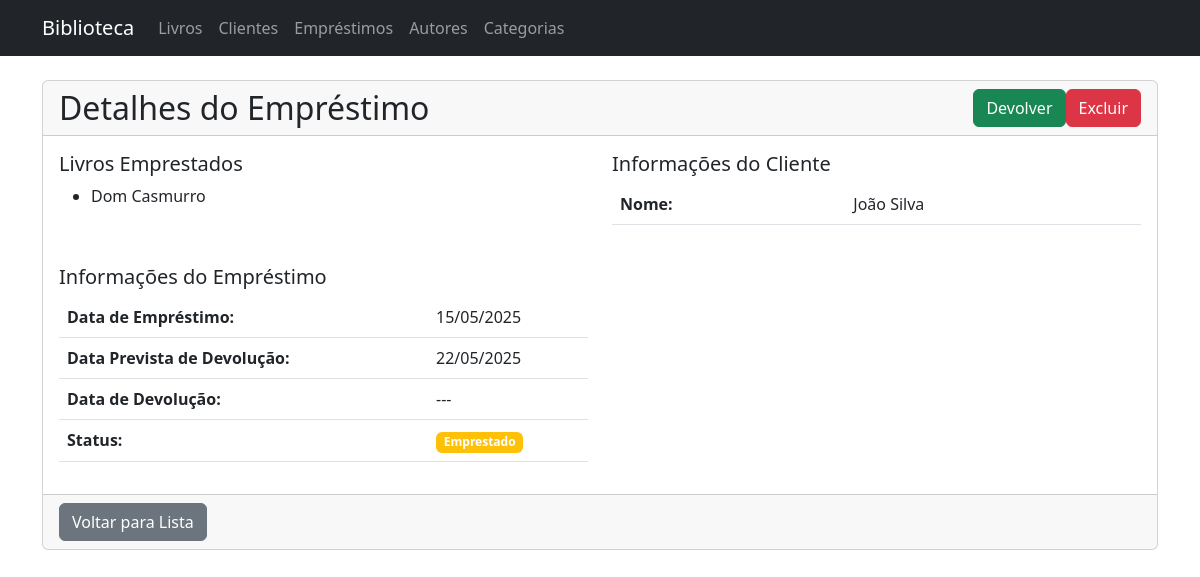
Page /loans/1 on the earlier database version.
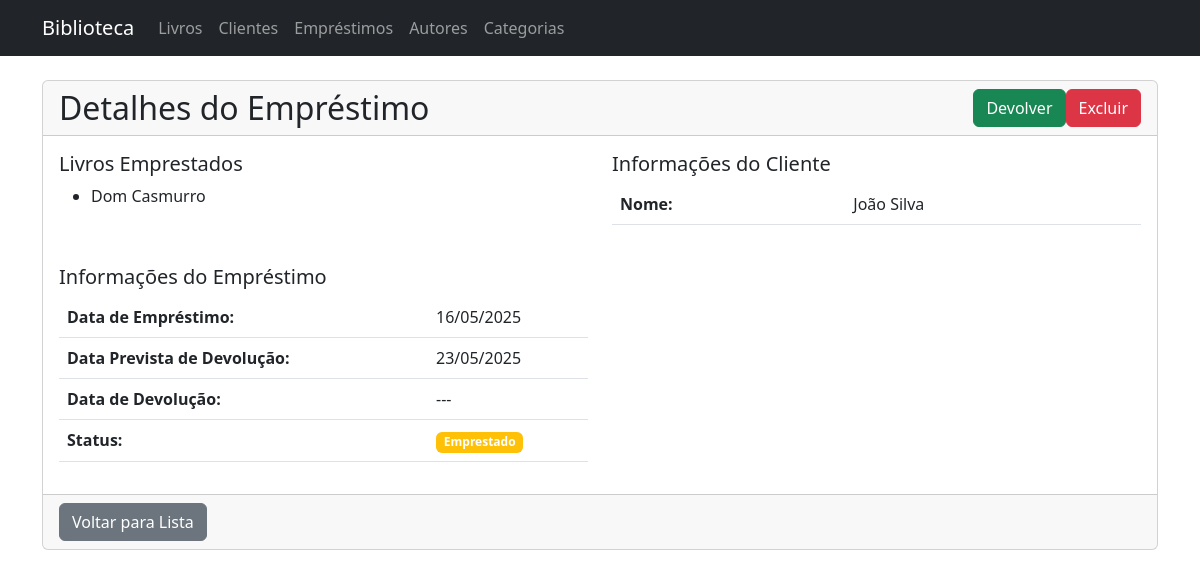
Same page on the later database version.
### app/models/entities/loan.py (models this page shows, shortened)
class Loan(db.Model):
    __tablename__ = 'loans'
    id = db.Column(db.Integer, primary_key=True)
    id_client = db.Column(db.Integer, db.ForeignKey('clients.id'), nullable=False)
    start = db.Column(db.DateTime, default=datetime.utcnow)
    end = db.Column(db.DateTime)
    expected_end = db.Column(db.DateTime)
    books = db.relationship('BookLoan', backref='loan', lazy=True, cascade="all, delete-orphan")

### app/controllers/loan_controller.py (the view)
@loan_bp.route('/<int:id>')
def show(id):
    try:
        loan = LoanService.get_loan_by_id(id)
        is_late = loan.expected_end and loan.expected_end.date() < datetime.utcnow().date()
        return render_template('loans/show.html', loan=loan, is_late=is_late, now=datetime.utcnow())
    except NotFoundError as e:
        flash(str(e), 'danger')
        return redirect(url_for('loan_controller.index'))

### app/repositories/loan_repository.py (called while the page is built)
    @staticmethod
    def get_by_id(loan_id):
        return Loan.query.get(loan_id)

### app/services/loan_service.py (called while the page is built)
    @staticmethod
    def get_loan_by_id(loan_id):
        loan = LoanRepository.get_by_id(loan_id)
        if loan:
            return loan
        raise NotFoundError("Empréstimo não encontrado")

### app/templates/loans/show.html (shortened to what this page needs)
{% extends "base.html" %}
{% block content %}
<div class="card">
    <div class="card-header d-flex justify-content-between align-items-center">
        <h2 class="mb-0">Detalhes do Empréstimo</h2>
        <div class="btn-group" role="group">
            {% if not loan.end %}
            <form action="{{ url_for('loan_controller.return_books', id=loan.id) }}" method="POST" style="display:inline;" onsubmit="return confirm('Tem certeza que deseja devolver este empréstimo?')">
                <button type="submit" class="btn btn-success">Devolver</button>
            </form>
            {% endif %}
            <form action="{{ url_for('loan_controller.delete', id=loan.id) }}" method="POST" style="display:inline;" onsubmit="return confirm('Tem certeza que deseja excluir este empréstimo?')">
                <button type="submit" class="btn btn-danger">Excluir</button>
            </form>
        </div>
    </div>
    <div class="card-body">
        <div class="row">
            <div class="col-md-6">
                <h5>Livros Emprestados</h5>
                <ul>
                {% for book_loan in loan.books %}
                    <li>{{ book_loan.book.name }}</li>
                {% endfor %}
                </ul>
            </div>
            <div class="col-md-6">
                <h5>Informações do Cliente</h5>
                <table class="table">
                    <tr>
                        <th>Nome:</th>
                        <td>{{ loan.client.name }}</td>
                    </tr>
                </table>
            </div>
        </div>
        <div class="row mt-4">
            <div class="col-md-6">
                <h5>Informações do Empréstimo</h5>
                <table class="table">
                    <tr>
                        <th>Data de Empréstimo:</th>
                        <td>{{ loan.start.strftime('%d/%m/%Y') }}</td>
                    </tr>
                    <tr>
                        <th>Data Prevista de Devolução:</th>
                        <td>{% if loan.expected_end %}{{ loan.expected_end.strftime('%d/%m/%Y') }}{% else %}---{% endif %}</td>
                    </tr>
                    <tr>
                        <th>Data de Devolução:</th>
                        <td>{% if loan.end %}{{ loan.end.strftime('%d/%m/%Y') }}{% else %}---{% endif %}</td>
                    </tr>
                    <tr>
                        <th>Status:</th>
                        <td>
                            {% if loan.end %}
                            <span class="badge bg-success">Devolvido</span>
                            {% elif is_late %}
                            <span class="badge bg-danger">Atrasado</span>
                            {% else %}
                            <span class="badge bg-warning">Emprestado</span>
                            {% endif %}
                        </td>
                    </tr>
                </table>
            </div>
        </div>
    </div>
    <div class="card-footer">
        <a href="{{ url_for('loan_controller.index') }}" class="btn btn-secondary">Voltar para Lista</a>
    </div>
</div>
{% endblock %}

Differences in the rows shown:
changed Loan: start "15/05/2025" → "16/05/2025"; expected_end "22/05/2025" → "23/05/2025"
